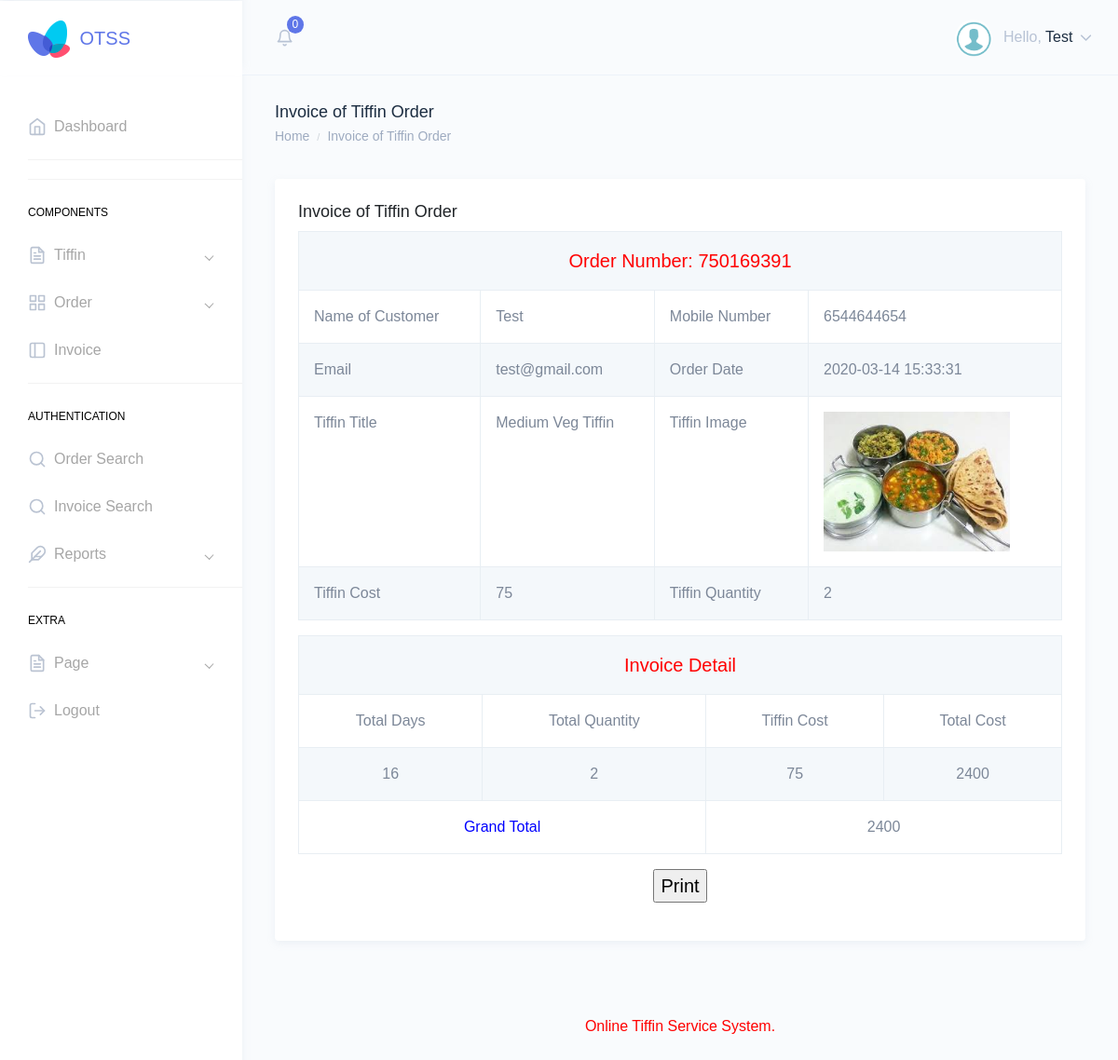
Screenshot of /otss/admin/invoice-generating.php?invid=4 (signed in) with the database file from the repository.
### tables this page shows
CREATE TABLE `tblorder` (
  `ID` int(10) NOT NULL,
  `TiffinID` int(10) DEFAULT NULL,
  `UserID` int(5) NOT NULL,
  `OrderNumber` int(10) DEFAULT NULL,
  `FullName` varchar(120) DEFAULT NULL,
  `Email` varchar(200) DEFAULT NULL,
  `MobileNumber` bigint(10) DEFAULT NULL,
  `Quantity` int(10) DEFAULT NULL,
  `FromDate` varchar(200) DEFAULT NULL,
  `ToDate` varchar(200) DEFAULT NULL,
  `Time` varchar(50) DEFAULT NULL,
  `Address` mediumtext DEFAULT NULL,
  `OrderDate` timestamp NULL DEFAULT current_timestamp(),
  `TotalCost` varchar(200) NOT NULL,
  `Remark` varchar(200) NOT NULL,
  `Status` varchar(50) DEFAULT NULL,
  `UpdationDate` timestamp NULL DEFAULT NULL ON UPDATE current_timestamp()
);

CREATE TABLE `tbltiffin` (
  `ID` int(10) NOT NULL,
  `Type` varchar(120) DEFAULT NULL,
  `Title` varchar(200) NOT NULL,
  `Description` mediumtext DEFAULT NULL,
  `Cost` int(10) DEFAULT NULL,
  `Image` varchar(120) DEFAULT NULL,
  `PostDate` timestamp NULL DEFAULT current_timestamp()
);

### otss/admin/invoice-generating.php (the view, shortened to what this page needs)
<?php
include('includes/dbconnection.php');
if (strlen($_SESSION['otssaid']==0)) {
  header('location:logout.php');
  } else{
  ?>
<!DOCTYPE html>
<html dir="ltr" lang="en">
<head>
    <link href="assets/extra-libs/datatables.net-bs4/css/dataTables.bootstrap4.css" rel="stylesheet">
    <link href="dist/css/style.min.css" rel="stylesheet">
</head>
<body>
    <div id="main-wrapper" data-theme="light" data-layout="vertical" data-navbarbg="skin6" data-sidebartype="full" data-sidebar-position="fixed" data-header-position="fixed" data-boxed-layout="full">
         <?php include_once('includes/header.php');?>
        <?php include_once('includes/sidebar.php');?>
        <div class="page-wrapper">
            <div class="page-breadcrumb">
                <div class="row">
                    <div class="col-7 align-self-center">
                        <h4 class="page-title text-truncate text-dark font-weight-medium mb-1">Invoice of Tiffin Order</h4>
                        <div class="d-flex align-items-center">
                            <nav aria-label="breadcrumb">
                                <ol class="breadcrumb m-0 p-0">
                                    <li class="breadcrumb-item"><a href="dashboard.php" class="text-muted">Home</a></li>
                                    <li class="breadcrumb-item text-muted active" aria-current="page">Invoice of Tiffin Order</li>
                                </ol>
                            </nav>
                        </div>
                    </div>
                </div>
            </div>
            <div class="container-fluid">
                <div class="row">
                    <div class="col-12">
                        <div class="card">
                            <div class="card-body">
                                <h4 class="card-title">Invoice of Tiffin Order</h4>
                                <div class="table-responsive">
                                                       <?php
                  $invid=$_GET['invid'];
$sql="SELECT tblorder.ID,DATEDIFF(tblorder.ToDate,tblorder.FromDate) as ddf,tblorder.FullName,tblorder.Email,tblorder.MobileNumber,tblorder.Time,tblorder.Address,tblorder.OrderDate,tblorder.FromDate,tblorder.ToDate,tblorder.OrderNumber,tblorder.TotalCost,tblorder.Remark,tblorder.Status,tblorder.Quantity, tblorder.UpdationDate,tbltiffin.Type,tbltiffin.Title,tbltiffin.Description,tbltiffin.Cost,tbltiffin.Image from  tblorder join  tbltiffin on tbltiffin.ID=tblorder.TiffinID  where tblorder.ID=:invid";
$query = $dbh -> prepare($sql);
$query-> bindParam(':invid', $invid, PDO::PARAM_STR);
$query->execute();
$results=$query->fetchAll(PDO::FETCH_OBJ);
$cnt=1;
if($query->rowCount() > 0)
{
foreach($results as $row)
{               ?>
                            <table border="1" class="table table-bordered table-striped table-vcenter js-dataTable-full-pagination">
                                            <tr>
    <th colspan="5" style="text-align: center;color: red;font-size: 20px">Order Number: <?php  echo $row->OrderNumber;?></th>
  </tr>
  <tr>
    <th>Name of Customer</th>
    <td><?php  echo $row->FullName;?></td>
   <th>Mobile Number</th>
    <td colspan="2"><?php  echo $row->MobileNumber;?></td>
  </tr>
  <tr>
    <th>Email</th>
    <td><?php  echo $row->Email;?></td>
    <th>Order Date</th>
    <td colspan="2"><?php  echo $row->OrderDate;?></td>
  </tr>
   <tr>
    <th>Tiffin Title</th>
    <td><?php  echo $row->Title;?></td>
    <th>Tiffin Image</th>
    <td colspan="2"><img src="images/<?php echo $row->Image;?>" width="200" height="150" value="<?php  echo $row->Image;?>"></td>
  </tr>
 <tr>
    <th>Tiffin Cost</th>
    <td><?php  echo $row->Cost;?></td>
    <th>Tiffin Quantity</th>
    <td colspan="2"><?php  echo $row->Quantity;?></td>
  </tr>
<table border="1" class="table table-bordered table-striped table-vcenter js-dataTable-full-pagination">
  <tr>
    <th colspan="5" style="text-align: center;color: red;font-size: 20px">Invoice Detail</th>
  </tr>
  <tr>
    <th style="text-align: center;">Total Days</th>
   <th style="text-align: center;">Total Quantity</th>
   <th style="text-align: center;">Tiffin Cost</th>
   <th style="text-align: center;">Total Cost</th>
  </tr>
<tr>
  <td style="text-align: center;"><?php  echo $ddf=$row->ddf;?></td>
  <td style="text-align: center;"><?php  echo $qty= $row->Quantity;?></td>
  <td style="text-align: center;"><?php  echo $tp= $row->Cost;?></td>
<td style="text-align: center;"><?php  echo $total= $ddf*$tp*$qty;?></td>
  </tr>
  <?php
$grandtotal+=$total;
$cnt=$cnt+1;} ?>
<tr>
  <th colspan="2" style="text-align:center;color: blue">Grand Total </th>
<td colspan="2" style="text-align: center;"><?php  echo $grandtotal;?></td>
</tr>
<?php $cnt=$cnt+1;} ?>
</table>
</table>
<p style="text-align: center;font-size: 20px">
  <input name="Submit2" type="submit" class="txtbox4" value="Print" onClick="return f3();" style="cursor: pointer;"  /></p>
                                </div>
                            </div>
                        </div>
                    </div>
                </div>
            </div>
         <?php include_once('includes/footer.php');?>
        </div>
    </div>
</body>
</html>
<?php }  ?>

### otss/admin/includes/header.php (shortened to what this page needs)
<header class="topbar" data-navbarbg="skin6">
            <nav class="navbar top-navbar navbar-expand-md">
                <div class="navbar-header" data-logobg="skin6">
                    <div class="navbar-brand">
                        <a href="dashboard.php">
                            <b class="logo-icon">
                                <img src="assets/images/logo-icon.png" alt="homepage" class="dark-logo" />
                            </b>
                           <strong>OTSS</strong>
                        </a>
                    </div>
                </div>
                <div class="navbar-collapse collapse" id="navbarSupportedContent">
                    <ul class="navbar-nav float-left mr-auto ml-3 pl-1">
                        <li class="nav-item dropdown">
                            <?php
                        $sql ="SELECT * from  tblorder where Status is null ";
$query = $dbh -> prepare($sql);
$query->execute();
$totneworder=$query->rowCount();
?>
                            <a class="nav-link dropdown-toggle pl-md-3 position-relative" href="javascript:void(0)"
                                id="bell" role="button" data-toggle="dropdown" aria-haspopup="true"
                                aria-expanded="false">
                                <span><i data-feather="bell" class="svg-icon"></i></span>
                                <span class="badge badge-primary notify-no rounded-circle"><?php echo htmlentities($totneworder);?></span>
                            </a>
                        </li>
                    </ul>
                    <ul class="navbar-nav float-right">
                        <li class="nav-item dropdown">
                            <a class="nav-link dropdown-toggle" href="javascript:void(0)" data-toggle="dropdown"
                                aria-haspopup="true" aria-expanded="false">
                                <img src="assets/images/users/images.png" alt="user" class="rounded-circle"
                                    width="40">
                                    <?php
$aid=$_SESSION['otssaid'];
$sql="SELECT AdminName,Email from  tbladmin where ID=:aid";
$query = $dbh -> prepare($sql);
$query->bindParam(':aid',$aid,PDO::PARAM_STR);
$query->execute();
$results=$query->fetchAll(PDO::FETCH_OBJ);
$cnt=1;
if($query->rowCount() > 0)
{
foreach($results as $row)
{               ?>
                                <span class="ml-2 d-none d-lg-inline-block"><span>Hello,</span> <span
                                        class="text-dark"><?php  echo $row->AdminName;?></span> <i data-feather="chevron-down"
                                        class="svg-icon"></i></span><?php $cnt=$cnt+1;}} ?>
                            </a>
                        </li>
                    </ul>
                </div>
            </nav>
        </header>

### rows the page displays
tblorder: OrderNumber "750169391", FullName "Test", MobileNumber "6544644654", Email "test@gmail.com", OrderDate "2020-03-14 15:33:31", TiffinID.Title "Medium Veg Tiffin", TiffinID.Image (picture), TiffinID.Cost "75", Quantity "2", ddf "16", qty "2400"

### other values shown
$totneworder "0"
$row->AdminName "Test"
$grandtotal "2400"
